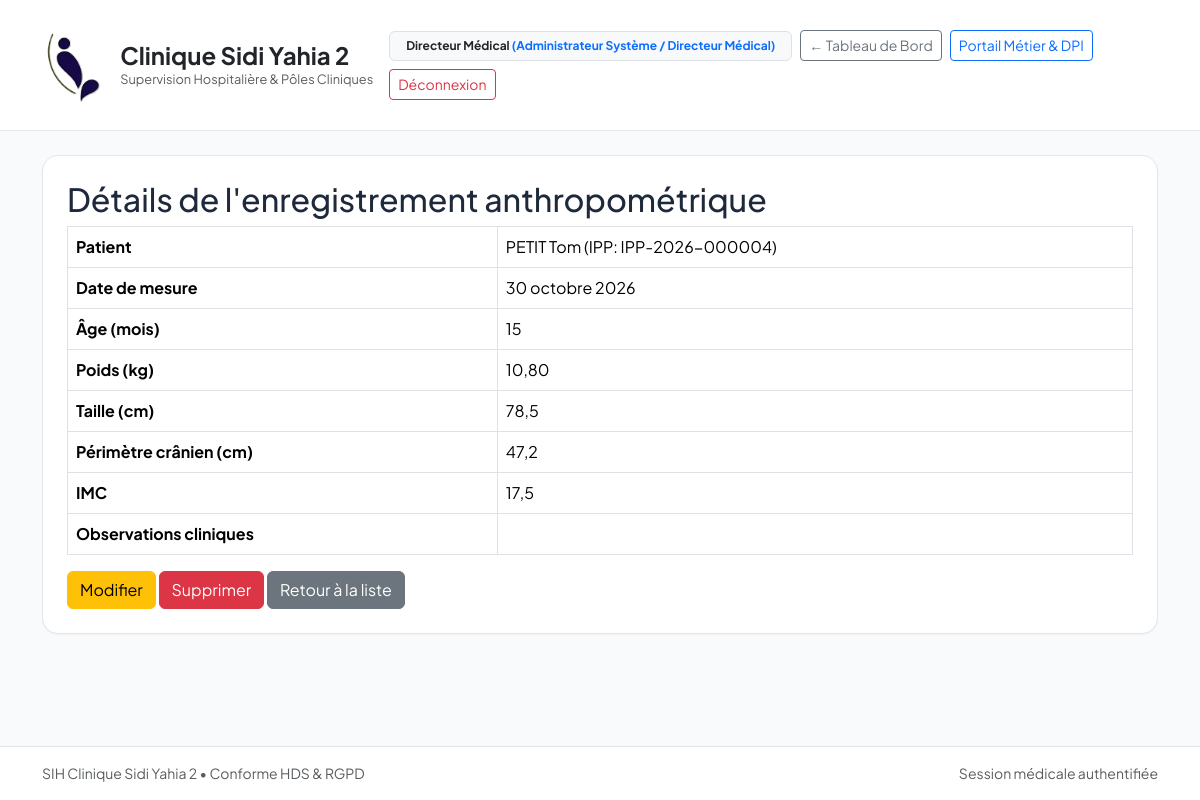
The page /pediatrie/anthropometry/3/ (signed in) on the database its author committed.
### apps/core/models.py (models this page shows, shortened)
class CustomUser(AbstractUser):
    role = models.CharField(
        max_length=30,
        choices=UserRole.choices,
        default=UserRole.MEDECIN,
        verbose_name="Rôle hospitalier",
    )
    department = models.ForeignKey(
        Department,
        on_delete=models.PROTECT,
        null=True,
        blank=True,
        related_name="staff_members",
        verbose_name="Département d'affectation",
    )
    license_number = models.CharField(
        max_length=30,
        blank=True,
        verbose_name="Numéro RPPS / ADELI",
        help_text="Identifiant national des professionnels de santé",
    )
    phone_number = models.CharField(
        max_length=20,
        blank=True,
        verbose_name="Numéro de téléphone d'urgence / Bip",
    )
    class Meta:
        verbose_name = "Personnel Médical / Utilisateur"
        verbose_name_plural = "Personnel Médical / Utilisateurs"

class AuditableModel(models.Model):
    created_at = models.DateTimeField(
        auto_now_add=True,
        verbose_name="Date de création",
        help_text="Horodatage immuable de l'enregistrement",
    )
    updated_at = models.DateTimeField(
        auto_now=True,
        verbose_name="Dernière mise à jour",
        help_text="Horodatage automatique de la dernière modification",
    )
    class Meta:
        abstract = True

class Patient(AuditableModel):
    ipp = models.CharField(
        max_length=20,
        unique=True,
        editable=False,
        verbose_name="IPP (Identifiant Permanent Patient)",
        help_text="Format normalisé : IPP-YYYY-XXXXXX",
    )
    nir = models.CharField(
        max_length=15,
        unique=True,
        validators=[validate_french_nir],
        verbose_name="Numéro de Sécurité Sociale (NIR)",
        help_text="15 caractères avec clé de contrôle",
    )
    last_name = models.CharField(max_length=100, verbose_name="Nom usuel")
    first_name = models.CharField(max_length=100, verbose_name="Prénom")
    maiden_name = models.CharField(max_length=100, blank=True, verbose_name="Nom de naissance")
    birth_date = models.DateField(verbose_name="Date de naissance")
    gender = models.CharField(
        max_length=1,
        choices=[("M", "Masculin"), ("F", "Féminin"), ("I", "Indéterminé")],
        verbose_name="Sexe biologique",
    )
    blood_group = models.CharField(
        max_length=4,
        choices=BloodGroup.choices,
        default=BloodGroup.INDETERMINE,
        verbose_name="Groupe sanguin & Rhésus",
    )
    current_status = models.ForeignKey(
        PatientStatusConfig,
        on_delete=models.PROTECT,
        null=True,
        blank=True,
        related_name="patients",
        verbose_name="Statut actuel du patient",
    )
    status_updated_at = models.DateTimeField(
        null=True,
        blank=True,
        verbose_name="Dernier changement de statut",
    )
    known_allergies = models.TextField(blank=True, verbose_name="Allergies connues")
    major_medical_history = models.TextField(blank=True, verbose_name="Antécédents médico-chirurgicaux majeurs")
    ongoing_treatments = models.TextField(blank=True, verbose_name="Traitements en cours")
    trusted_person_name = models.CharField(max_length=120, blank=True, verbose_name="Personne de confiance / Représentant légal")
    trusted_person_relation = models.CharField(
        max_length=80,
        blank=True,
        default="Représentant légal / Tuteur",
        verbose_name="Qualité du représentant légal",
    )
    trusted_person_phone = models.CharField(max_length=25, blank=True, verbose_name="Téléphone de la personne de confiance")
    phone = models.CharField(max_length=25, blank=True, verbose_name="Téléphone patient")
    email = models.EmailField(blank=True, verbose_name="Adresse courriel")
    address = models.CharField(max_length=255, blank=True, verbose_name="Adresse postale")
    city = models.CharField(max_length=100, blank=True, verbose_name="Ville / Commune")
    state_province = models.CharField(max_length=100, blank=True, verbose_name="Wilaya / Province / État")
    national_id_number = models.CharField(max_length=50, blank=True, verbose_name="N° PC ou Carte d'Identité (CI)")
    class Meta:
        verbose_name = "Dossier Patient Unique (DPI)"
        verbose_name_plural = "Dossiers Patients Uniques (DPI)"
        ordering = ["last_name", "first_name"]
    def __str__(self) -> str:
        return f"{self.last_name.upper()} {self.first_name} (IPP: {self.ipp})"

### apps/pediatrie/models.py (models this page shows, shortened)
class AnthropometricRecord(AuditableModel):
    patient = models.ForeignKey(
        Patient,
        on_delete=models.CASCADE,
        related_name="anthropometric_records",
        verbose_name="Enfant (DPI)",
    )
    recorded_by = models.ForeignKey(
        CustomUser,
        on_delete=models.PROTECT,
        verbose_name="Praticien / Soignant ayant mesuré",
    )
    measurement_date = models.DateField(default=date.today, verbose_name="Date de mesure")
    age_in_months = models.PositiveIntegerField(verbose_name="Âge de l'enfant (en mois)")
    weight_kg = models.DecimalField(max_digits=5, decimal_places=2, verbose_name="Poids (kg)")
    height_cm = models.DecimalField(max_digits=5, decimal_places=1, verbose_name="Taille (cm)")
    cranial_perimeter_cm = models.DecimalField(
        max_digits=4, decimal_places=1, verbose_name="Périmètre crânien (cm)"
    )
    body_mass_index = models.DecimalField(
        max_digits=4, decimal_places=1, null=True, blank=True, verbose_name="IMC calculé (kg/m²)"
    )
    percentiles_notes = models.CharField(
        max_length=150, blank=True, verbose_name="Positionnement sur courbe (ex: Médiane, +1 DS)"
    )
    clinical_observations = models.TextField(blank=True, verbose_name="Observations cliniques")
    class Meta:
        verbose_name = "Relevé Anthropométrique Pédiatrique"
        verbose_name_plural = "Relevés Anthropométriques Pédiatriques"
        ordering = ["-measurement_date"]

### apps/pediatrie/views.py (the view)
# urls.py: path("anthropometry/<int:pk>/", views.AnthropometricRecordDetailView.as_view(), name="anthro_detail"),
class AnthropometricRecordDetailView(LoginRequiredMixin, RoleRequiredMixin, DetailView):
    model = AnthropometricRecord
    template_name = "pediatrie/anthropometric_detail.html"
    context_object_name = "record"

### apps/core/context_processors.py (called while the page is built)
def clinic_branding(request: HttpRequest) -> Dict[str, object]:
    info = get_clinic_parameters_dict()
    return {
        "CLINIC_LOGO_DATA_URI": get_clinic_logo_data_uri(),
        "CLINIC_INFO": info,
        "CLINIC_NAME": info["nom_clinique"],
        "CLINIC_ADDRESS": info["adresse_complete"],
        "CLINIC_PHONE": info["telephone"],
        "CLINIC_EMAIL": info["email"],
    }

### apps/pediatrie/views.py (called while the page is built)
def user_has_pediatrie_role(user):
    return user.is_authenticated and (
        user.is_superuser or user.role in [UserRole.ADMIN, UserRole.MEDECIN, UserRole.INFIRMIER, UserRole.SAGE_FEMME]
    )

    def test_func(self):
        return user_has_pediatrie_role(self.request.user)

### templates/pediatrie/anthropometric_detail.html (shortened to what this page needs)
{% extends 'base.html' %}
{% load static %}
{% block content %}
<h2>Détails de l'enregistrement anthropométrique</h2>
<table class="table table-bordered">
  <tr><th>Patient</th><td>{{ record.patient }}</td></tr>
  <tr><th>Date de mesure</th><td>{{ record.measurement_date }}</td></tr>
  <tr><th>Âge (mois)</th><td>{{ record.age_in_months }}</td></tr>
  <tr><th>Poids (kg)</th><td>{{ record.weight_kg }}</td></tr>
  <tr><th>Taille (cm)</th><td>{{ record.height_cm }}</td></tr>
  <tr><th>Périmètre crânien (cm)</th><td>{{ record.cranial_perimeter_cm }}</td></tr>
  <tr><th>IMC</th><td>{{ record.body_mass_index }}</td></tr>
  <tr><th>Observations cliniques</th><td>{{ record.clinical_observations }}</td></tr>
</table>
<a href="{% url 'pediatrie:anthro_update' record.pk %}" class="btn btn-warning">Modifier</a>
<a href="{% url 'pediatrie:anthro_delete' record.pk %}" class="btn btn-danger">Supprimer</a>
<a href="{% url 'pediatrie:anthro_list' %}" class="btn btn-secondary">Retour à la liste</a>
{% endblock %}

### templates/base.html (shortened to what this page needs)
<!DOCTYPE html>
<html lang="fr">
<head>
    <link href="https://cdn.jsdelivr.net/npm/bootstrap@5.3.3/dist/css/bootstrap.min.css" rel="stylesheet">
</head>
<body class="d-flex flex-column min-vh-100">
    <nav class="navbar navbar-expand-lg sih-navbar py-3 mb-4">
        <div class="container">
            <a class="navbar-brand fw-bold text-dark d-flex align-items-center gap-3" href="{% url 'home_dashboard' %}">
                <img src="{{ CLINIC_LOGO_DATA_URI|default:'/static/images/logo_clinique.png' }}"
                    alt="Logo Clinique Sidi Yahia 2" style="height: 88px; width: auto; object-fit: contain;">
                <div>
                    <div class="fs-4 fw-bold lh-sm">Clinique Sidi Yahia 2</div>
                    <div class="text-muted fw-normal" style="font-size: 0.8rem;">Supervision Hospitalière &amp; Pôles
                        Cliniques</div>
                </div>
            </a>
            <div class="d-flex align-items-center gap-2 ms-auto flex-wrap">
                {% if request.user.is_authenticated %}
                <span class="badge bg-light text-dark border px-3 py-2">
                    {{ request.user.get_full_name|default:request.user.username }}
                    <span class="text-primary fw-bold">({{ request.user.get_role_display }})</span>
                </span>
                {% endif %}
                <a href="{% url 'home_dashboard' %}" class="btn btn-sm btn-outline-secondary">
                    &larr; Tableau de Bord
                </a>
                <a href="/admin/" class="btn btn-sm btn-outline-primary">
                    Portail Métier &amp; DPI
                </a>
                <a href="{% url 'logout' %}" class="btn btn-sm btn-outline-danger">
                    Déconnexion
                </a>
            </div>
        </div>
    </nav>
    <main class="container mb-5 flex-grow-1">
        <div class="sih-card p-4">
            {% block content %}{% endblock %}
        </div>
    </main>
    <footer class="bg-white border-top py-3 mt-auto">
        <div class="container d-flex justify-content-between text-muted small">
            <span>SIH Clinique Sidi Yahia 2 &bull; Conforme HDS &amp; RGPD</span>
            <span>Session médicale authentifiée</span>
        </div>
    </footer>
</body>
</html>

### templates/base.html (style rules this page uses)
body { font-family: 'Plus Jakarta Sans', sans-serif; background-color: #f8fafc; color: #1e293b; }
.sih-navbar { background: #ffffff; border-bottom: 1px solid #e2e8f0; }
.sih-card { background: #ffffff; border: 1px solid #e2e8f0; border-radius: 1rem; box-shadow: 0 1px 2px 0 rgba(0, 0, 0, 0.04); }

### rows shown on the page
CustomUser: user.get_full_name "Directeur Médical", user.role "Administrateur Système / Directeur Médical"
AnthropometricRecord: patient "PETIT Tom (IPP: IPP-2026-000004)", measurement_date "30 octobre 2026", age_in_months "15", weight_kg "10,80", height_cm "78,5", cranial_perimeter_cm "47,2", body_mass_index "17,5"
